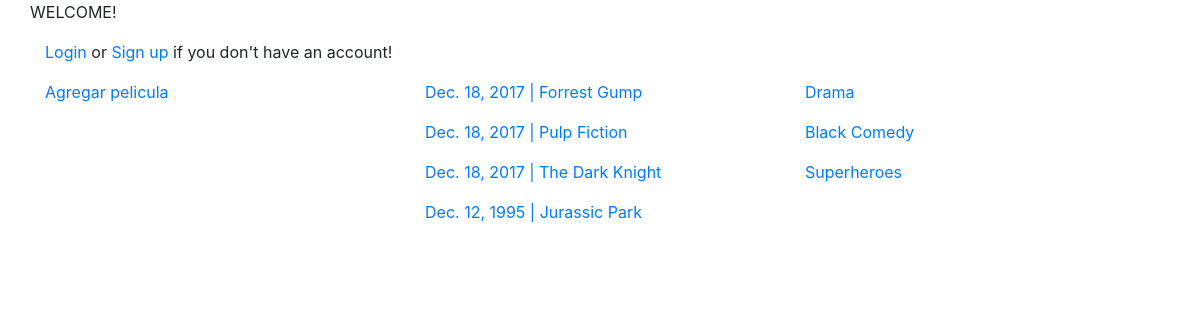
/, run on an earlier commit of the app's database.
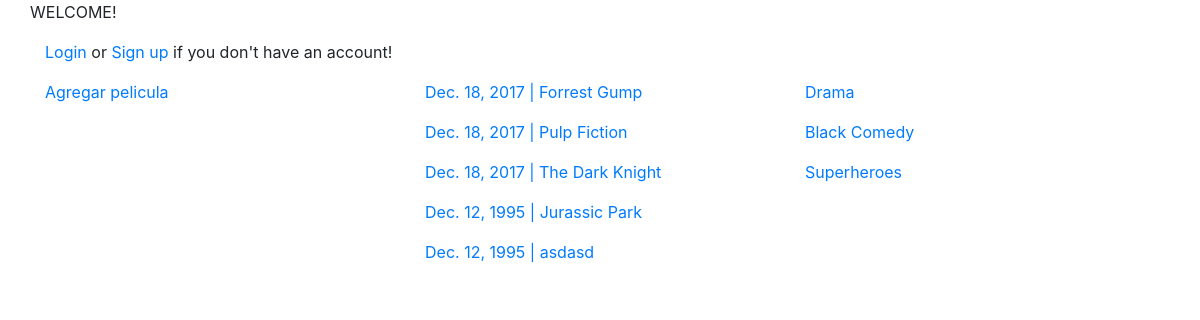
And on a later commit of the database.
### movies/models.py (models this page shows, shortened)
class Movie(models.Model):
    title = models.CharField(max_length=100)
    category = models.ForeignKey('movies.Category')
    description = models.TextField()
    release_date = models.DateField(default=timezone.now)
    director = models.ForeignKey('movies.Director')
    actor = models.ManyToManyField('movies.Actor')
    country = CountryField()
    cover_img = models.ImageField(
        upload_to=cover_upload_path, default='/covers/default_cover.jpeg', null=True)
    def __unicode__(self):
        return "%s" % (self.title)

class Category(models.Model):
    name = models.CharField(max_length=20)
    description = models.TextField()
    def __unicode__(self):
        return "%s" % (self.name)

### movies/views.py (the view)
# urls.py: url(r'^$', views.index, name='index'),
def index(request):
    context = {
        'movies': Movie.objects.all(),
        'categories': Category.objects.all()
    }
    return render(request, 'index.html', context)

### movies/templates/index.html (shortened to what this page needs)
<!doctype html>
<html lang="en">
  <head>
    <link rel="stylesheet" href="https://maxcdn.bootstrapcdn.com/bootstrap/4.0.0-beta.2/css/bootstrap.min.css">
  </head>
  <body>
    <div class="container">
      <div class="row">
        <p> WELCOME! </p>
      </div>
      <div class="row">
        <div class="col">
          {% if user.is_authenticated %}
          <p><a href="{% url 'account_logout' %}">Logout</a></p>
          {% else %}
          <p><a href="{% url 'account_login' %}">Login</a> or <a href="{% url 'account_signup' %}">Sign up</a> if you don't have an account!</p>
          {% endif %}
        </div>
      </div>
    </div>
    <div class="container">
      <div class="row">
        <div class="col-md-4">
            <p><a href="{% url 'movies:add' %}">Agregar pelicula</a></p>
        </div>
        <div class="col-md-4">
            {% for movie in movies %}
              <p><a href="{% url 'movies:detail' movie.pk %}">{{ movie.release_date }} | {{ movie }}</a></p>
            {% endfor %}
        </div>
        <div class="col-md-4">
            {% for category in categories %}
              <p><a href="">{{ category }}</a></p>
            {% endfor %}
        </div>
      </div>
    </div>
  </body>
</html>

What changed in the data, as far as the page shows it:
added Movie: release_date "Dec. 12, 1995", title "asdasd"
